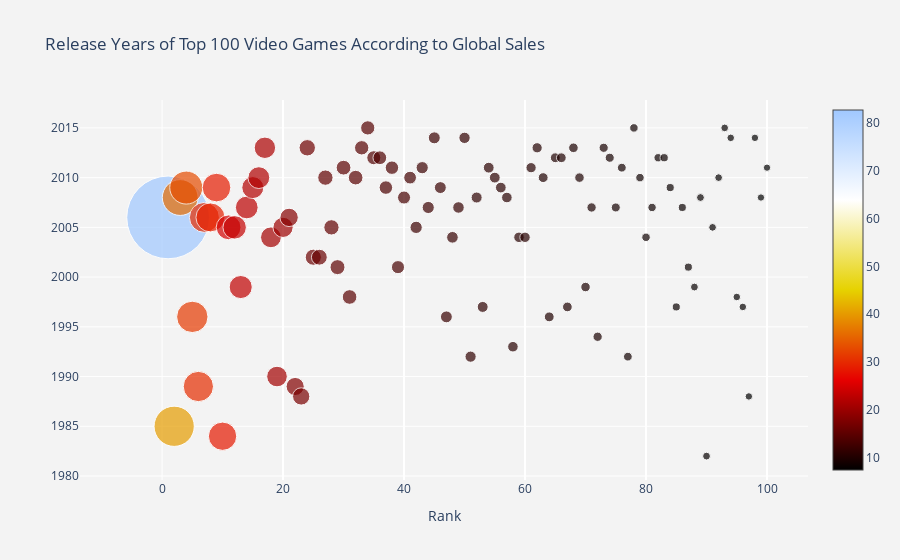

The cell this chart's notebook holds for it:
### Code cell
fig_dict={
    "data" : [
        {
            'x' : df.Rank,
            'y' : df.Year,
            'mode' : 'markers',
            'marker' : {
                "color" : df.Global_Sales,
                'size' : df.Global_Sales,
                'showscale' : True,
                "colorscale" : 'Blackbody'
            },
            "text" : "Name: "+ df.Name + ","+" Publisher:"+ df.Publisher
            
        },
    ],
    "layout":
        {
            "title": "Release Years of Top 100 Video Games According to Global Sales",
            "xaxis":{
                "title" : "Rank",
                "gridcolor" : 'rgb(255,255,255)',
                "zerolinewidth" : 1,
                "ticklen" : 5,
                "gridwidth" : 2,
            },
            "paper_bgcolor":'rgb(243, 243, 243)',
            "plot_bgcolor":'rgb(243, 243, 243)'
        }
}
fig = go.Figure(fig_dict)
fig.show()

### Figure 1 — Plotly figure (JSON) as saved in the notebook; plotly's stock layout.template omitted (floating-point values rounded to 4 significant figures)
{"data": [{"marker": {"color": [82.74, 40.24, 35.82, 33, 31.37, 30.26, 30.01, 29.02, 28.62, 28.31, 24.76, 23.42, 23.1, 22.72, 22, 21.82, 21.4, 20.81, 20.61, 20.22, 18.36, 18.14, 17.28, 16.38, 16.15, 15.85, 15.32, 15.3, 14.98, 14.76, 14.64, 14.64, 14.35, 14.24, 14.03, 13.73, 13.51, 13.46, 13.1, 13.04, 12.73, 12.27, 12.21, 12.14, 11.98, 11.9, 11.89, 11.66, 11.52, 11.33, 11.18, 11.02, 10.95, 10.79, 10.77, 10.69, 10.57, 10.55, 10.49, 10.42, 10.26, 10.21, 9.88, 9.87, 9.82, 9.76, 9.72, 9.59, 9.52, 9.49, 9.32, 9.3, 9.2, 9.09, 9.02, 8.84, 8.76, 8.49, 8.49, 8.49, 8.42, 8.33, 8.24, 8.11, 8.09, 8.06, 8.05, 7.86, 7.84, 7.81, 7.72, 7.69, 7.67, 7.6, 7.6, 7.58, 7.46, 7.45, 7.37, 7.34], "colorscale": [[0, "rgb(0,0,0)"], [0.25, "rgb(230,0,0)"], [0.5, "rgb(230,210,0)"], [0.75, "rgb(255,255,255)"], [1, "rgb(160,200,255)"]], "showscale": true, "size": [82.74, 40.24, 35.82, 33, 31.37, 30.26, 30.01, 29.02, 28.62, 28.31, 24.76, 23.42, 23.1, 22.72, 22, 21.82, 21.4, 20.81, 20.61, 20.22, 18.36, 18.14, 17.28, 16.38, 16.15, 15.85, 15.32, 15.3, 14.98, 14.76, 14.64, 14.64, 14.35, 14.24, 14.03, 13.73, 13.51, 13.46, 13.1, 13.04, 12.73, 12.27, 12.21, 12.14, 11.98, 11.9, 11.89, 11.66, 11.52, 11.33, 11.18, 11.02, 10.95, 10.79, 10.77, 10.69, 10.57, 10.55, 10.49, 10.42, 10.26, 10.21, 9.88, 9.87, 9.82, 9.76, 9.72, 9.59, 9.52, 9.49, 9.32, 9.3, 9.2, 9.09, 9.02, 8.84, 8.76, 8.49, 8.49, 8.49, 8.42, 8.33, 8.24, 8.11, 8.09, 8.06, 8.05, 7.86, 7.84, 7.81, 7.72, 7.69, 7.67, 7.6, 7.6, 7.58, 7.46, 7.45, 7.37, 7.34]}, "mode": "markers", "text": ["Name: Wii Sports, Publisher:Nintendo", "Name: Super Mario Bros., Publisher:Nintendo", "Name: Mario Kart Wii, Publisher:Nintendo", "Name: Wii Sports Resort, Publisher:Nintendo", "Name: Pokemon Red/Pokemon Blue, Publisher:Nintendo", "Name: Tetris, Publisher:Nintendo", "Name: New Super Mario Bros., Publisher:Nintendo", "Name: Wii Play, Publisher:Nintendo", "Name: New Super Mario Bros. Wii, Publisher:Nintendo", "Name: Duck Hunt, Publisher:Nintendo", "Name: Nintendogs, Publisher:Nintendo", "Name: Mario Kart DS, Publisher:Nintendo", "Name: Pokemon Gold/Pokemon Silver, Publisher:Nintendo", "Name: Wii Fit, Publisher:Nintendo", "Name: Wii Fit Plus, Publisher:Nintendo", "Name: Kinect Adventures!, Publisher:Microsoft Game Studios", "Name: Grand Theft Auto V, Publisher:Take-Two Interactive", "Name: Grand Theft Auto: San Andreas, Publisher:Take-Two Interactive", "Name: Super Mario World, Publisher:Nintendo", "Name: Brain Age: Train Your Brain in Minutes a Day, Publisher:Nintendo", "Name: Pokemon Diamond/Pokemon Pearl, Publisher:Nintendo", "Name: Super Mario Land, Publisher:Nintendo", "Name: Super Mario Bros. 3, Publisher:Nintendo", "Name: Grand Theft Auto V, Publisher:Take-Two Interactive", "Name: Grand Theft Auto: Vice City, Publisher:Take-Two Interactive", "Name: Pokemon Ruby/Pokemon Sapphire, Publisher:Nintendo", "Name: Pokemon Black/Pokemon White, Publisher:Nintendo", "Name: Brain Age 2: More Training in Minutes a Day, Publisher:Nintendo", "Name: Gran Turismo 3: A-Spec, Publisher:Sony Computer Entertainment", "Name: Call of Duty: Modern Warfare 3, Publisher:Activision", "Name: Pokémon Yellow: Special Pikachu Edition, Publisher:Nintendo", "Name: Call of Duty: Black Ops, Publisher:Activision", "Name: Pokemon X/Pokemon Y, Publisher:Nintendo", "Name: Call of Duty: Black Ops 3, Publisher:Activision", "Name: Call of Duty: Black Ops II, Publisher:Activision", "Name: Call of Duty: Black Ops II, Publisher:Activision", "Name: Call of Duty: Modern Warfare 2, Publisher:Activision", "Name: Call of Duty: Modern Warfare 3, Publisher:Activision", "Name: Grand Theft Auto III, Publisher:Take-Two Interactive", "Name: Super Smash Bros. Brawl, Publisher:Nintendo", "Name: Call of Duty: Black Ops, Publisher:Activision", "Name: Animal Crossing: Wild World, Publisher:Nintendo", "Name: Mario Kart 7, Publisher:Nintendo", "Name: Halo 3, Publisher:Microsoft Game Studios", "Name: Grand Theft Auto V, Publisher:Take-Two Interactive", "Name: Pokemon HeartGold/Pokemon SoulSilver, Publisher:Nintendo", "Name: Super Mario 64, Publisher:Nintendo", "Name: Gran Turismo 4, Publisher:Sony Computer Entertainment", "Name: Super Mario Galaxy, Publisher:Nintendo", "Name: Pokemon Omega Ruby/Pokemon Alpha Sapphire, Publisher:Nintendo", "Name: Super Mario Land 2: 6 Golden Coins, Publisher:Nintendo", "Name: Grand Theft Auto IV, Publisher:Take-Two Interactive", "Name: Gran Turismo, Publisher:Sony Computer Entertainment", "Name: Super Mario 3D Land, Publisher:Nintendo", "Name: Gran Turismo 5, Publisher:Sony Computer Entertainment", "Name: Call of Duty: Modern Warfare 2, Publisher:Activision", "Name: Grand Theft Auto IV, Publisher:Take-Two Interactive", "Name: Super Mario All-Stars, Publisher:Nintendo", "Name: Pokemon FireRed/Pokemon LeafGreen, Publisher:Nintendo", "Name: Super Mario 64, Publisher:Nintendo", "Name: Just Dance 3, Publisher:Ubisoft", "Name: Call of Duty: Ghosts, Publisher:Activision", "Name: Halo: Reach, Publisher:Microsoft Game Studios", "Name: Mario Kart 64, Publisher:Nintendo", "Name: New Super Mario Bros. 2, Publisher:Nintendo", "Name: Halo 4, Publisher:Microsoft Game Studios", "Name: Final Fantasy VII, Publisher:Sony Computer Entertainment", "Name: Call of Duty: Ghosts, Publisher:Activision", "Name: Just Dance 2, Publisher:Ubisoft", "Name: Gran Turismo 2, Publisher:Sony Computer Entertainment", "Name: Call of Duty 4: Modern Warfare, Publisher:Activision", "Name: Donkey Kong Country, Publisher:Nintendo", "Name: Minecraft, Publisher:Microsoft Game Studios", "Name: Animal Crossing: New Leaf, Publisher:Nintendo", "Name: Mario Party DS, Publisher:Nintendo", "Name: The Elder Scrolls V: Skyrim, Publisher:Bethesda Softworks", "Name: Super Mario Kart, Publisher:Nintendo", "Name: FIFA 16, Publisher:Electronic Arts", "Name: Wii Party, Publisher:Nintendo", "Name: Halo 2, Publisher:Microsoft Game Studios", "Name: Mario Party 8, Publisher:Nintendo", "Name: Pokemon Black 2/Pokemon White 2, Publisher:Nintendo", "Name: FIFA Soccer 13, Publisher:Electronic Arts", "Name: The Sims 3, Publisher:Electronic Arts", "Name: GoldenEye 007, Publisher:Nintendo", "Name: Mario & Sonic at the Olympic Games, Publisher:Sega", "Name: Final Fantasy X, Publisher:Sony Computer Entertainment", "Name: Final Fantasy VIII, Publisher:SquareSoft", "Name: Pokémon Platinum Version, Publisher:Nintendo", "Name: Pac-Man, Publisher:Atari", "Name: Grand Theft Auto: Liberty City Stories, Publisher:Take-Two Interactive", "Name: Super Mario Galaxy 2, Publisher:Nintendo", "Name: Star Wars Battlefront (2015), Publisher:Electronic Arts", "Name: Call of Duty: Advanced Warfare, Publisher:Activision", "Name: The Legend of Zelda: Ocarina of Time, Publisher:Nintendo", "Name: Crash Bandicoot 2: Cortex Strikes Back, Publisher:Sony Computer Entertainment", "Name: Super Mario Bros. 2, Publisher:Nintendo", "Name: Super Smash Bros. for Wii U and 3DS, Publisher:Nintendo", "Name: Call of Duty: World at War, Publisher:Activision", "Name: Battlefield 3, Publisher:Electronic Arts"], "type": "scatter", "x": [1, 2, 3, 4, 5, 6, 7, 8, 9, 10, 11, 12, 13, 14, 15, 16, 17, 18, 19, 20, 21, 22, 23, 24, 25, 26, 27, 28, 29, 30, 31, 32, 33, 34, 35, 36, 37, 38, 39, 40, 41, 42, 43, 44, 45, 46, 47, 48, 49, 50, 51, 52, 53, 54, 55, 56, 57, 58, 59, 60, 61, 62, 63, 64, 65, 66, 67, 68, 69, 70, 71, 72, 73, 74, 75, 76, 77, 78, 79, 80, 81, 82, 83, 84, 85, 86, 87, 88, 89, 90, 91, 92, 93, 94, 95, 96, 97, 98, 99, 100], "y": [2006, 1985, 2008, 2009, 1996, 1989, 2006, 2006, 2009, 1984, 2005, 2005, 1999, 2007, 2009, 2010, 2013, 2004, 1990, 2005, 2006, 1989, 1988, 2013, 2002, 2002, 2010, 2005, 2001, 2011, 1998, 2010, 2013, 2015, 2012, 2012, 2009, 2011, 2001, 2008, 2010, 2005, 2011, 2007, 2014, 2009, 1996, 2004, 2007, 2014, 1992, 2008, 1997, 2011, 2010, 2009, 2008, 1993, 2004, 2004, 2011, 2013, 2010, 1996, 2012, 2012, 1997, 2013, 2010, 1999, 2007, 1994, 2013, 2012, 2007, 2011, 1992, 2015, 2010, 2004, 2007, 2012, 2012, 2009, 1997, 2007, 2001, 1999, 2008, 1982, 2005, 2010, 2015, 2014, 1998, 1997, 1988, 2014, 2008, 2011]}], "layout": {"paper_bgcolor": "rgb(243, 243, 243)", "plot_bgcolor": "rgb(243, 243, 243)", "title": {"text": "Release Years of Top 100 Video Games According to Global Sales"}, "xaxis": {"gridcolor": "rgb(255,255,255)", "gridwidth": 2, "ticklen": 5, "title": {"text": "Rank"}, "zerolinewidth": 1}}}
